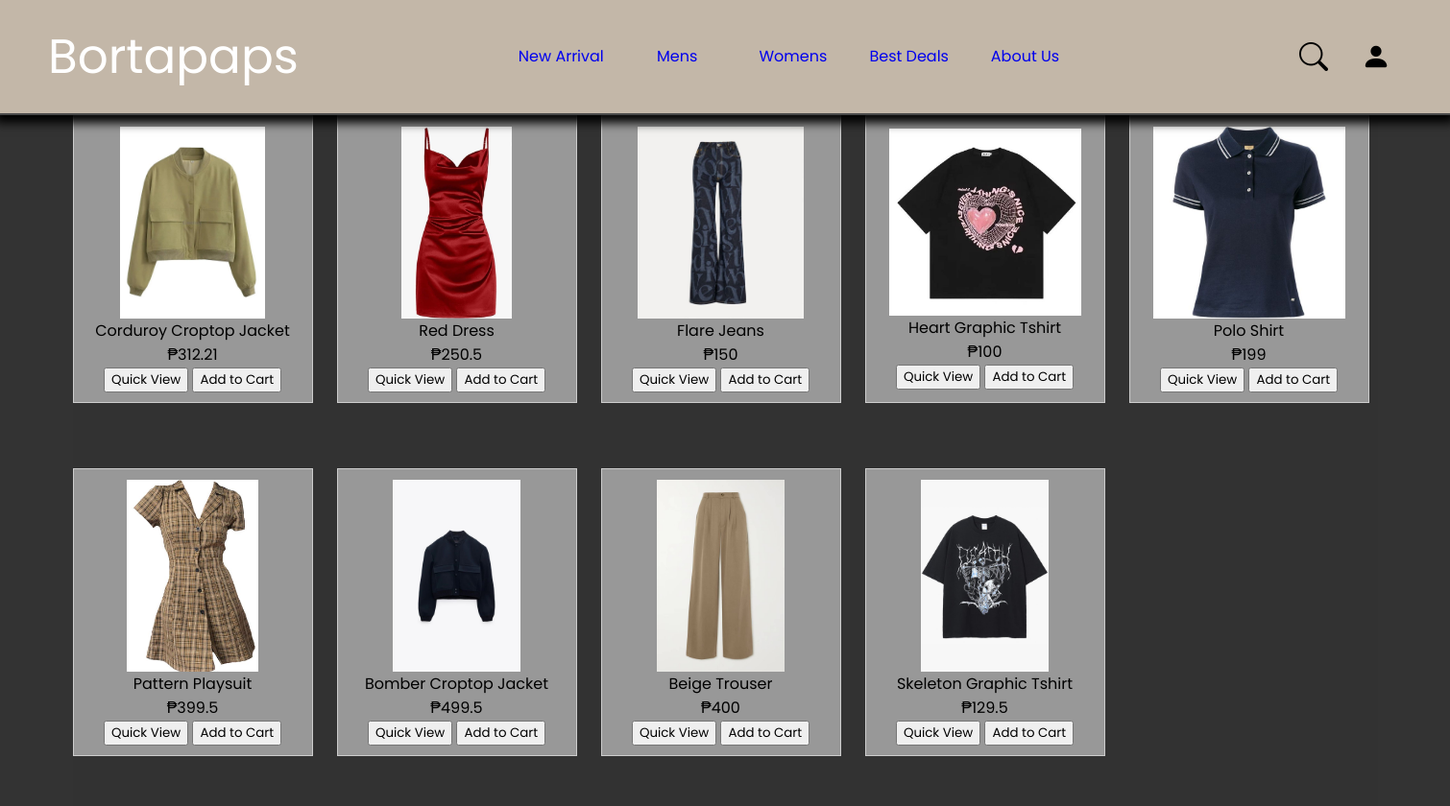
The app's page /testBortapaps/items/items.php?category=Womens with its own data.
### tables this page shows
CREATE TABLE `products` (
  `id` int(11) NOT NULL,
  `name` varchar(255) NOT NULL,
  `description` text NOT NULL,
  `price` double NOT NULL,
  `category` varchar(255) DEFAULT NULL,
  `path` varchar(255) NOT NULL
);

### testBortapaps/items/item-maker.php (the view, shortened to what this page needs)
<div class="items-container">
            <?php
                if(isset($_GET['category'])){
                    $category = $_GET['category'];
                    if($category == "New Arrival"){
                        $sql = "SELECT * FROM `products` ORDER BY `products`.`id` DESC LIMIT 10";
                        $result = mysqli_query($conn, $sql);
                        while($row = mysqli_fetch_assoc($result)){
                        ?>
                        <form method="post" id="item-form" name="item-form">
                            <div class="item-box">
                                <input type="hidden" id="pid" name="pid" value="<?=$row['id']?>">
                                <img src="../Products/<?= $row['path'] ?>" width="200px" height="200px" style="object-fit:contain;" alt="This is an item image">
                                <div class="item-details">
                                    <span><?= $row['name']?></span>
                                    <span>₱<?=$row['price']?></span>
                                </div>
                                <div class="item-options">
                                    <input type="button" value="Quick View" id="quick-view">
                                    <input type="submit" value="Add to Cart" id="to-cart" name="to-cart">
                                </div>
                            </div>
                        </form>
        <?php
                }
            }
            else{
                        $sql = "SELECT * FROM products WHERE category = '$category'";
                        $result = mysqli_query($conn, $sql);
                        if(mysqli_num_rows($result) > 0){
                            while($row = mysqli_fetch_assoc($result)){
            ?>
                        <form method="post" id="item-form" name="item-form">
                            <div class="item-box">
                                <img src="../Products/<?= $row['path'] ?>" width="200px" height="200px" style="object-fit:contain;" alt="This is an item image">
                                <div class="item-details">
                                    <span><?= $row['name']?></span>
                                    <span>₱<?=$row['price']?></span>
                                </div>
                                <div class="item-options">
                                    <input type="button" value="Quick View" id="quick-view">
                                    <input type="submit" value="Add to Cart" id="to-cart" name="to-cart">
                                </div>
                            </div>
                        </form>
            <?php
                        }
                    }
                }
            }
            ?>
</div>

### testBortapaps/css/main-style.css (style rules this page uses)
* { box-sizing: border-box; margin: 0px; font-family: "Poppins", sans-serif; font-optical-sizing: auto; font-style: normal; }
body { background-color: #333; overflow-x: hidden; display: flex; flex-direction: column; }
.items-container { height: 90vh; width: 90vw; background-color: rgba(50, 50, 50, 0.792);; display: grid; grid-template-columns: repeat(5, 1fr); gap: 16px; }
.items-container .item-box { padding: 15px; background-color: #cccccca9; border: 1px solid #ccc; display: flex; flex-direction: column; justify-content: center; align-items: center; width: 250px; height: 300px; }
.item-box .item-details { width: 100%; height: 100px; display: flex; flex-direction: column; justify-content: center; align-items: center; }

### records on screen
products: path (picture), name "Corduroy Croptop Jacket", price "312.21"
products: path (picture), name "Red Dress", price "250.5"
products: path (picture), name "Flare Jeans", price "150"
products: path (picture), name "Heart Graphic Tshirt", price "100"
products: path (picture), name "Polo Shirt", price "199"
products: path (picture), name "Pattern Playsuit", price "399.5"
products: path (picture), name "Bomber Croptop Jacket", price "499.5"
products: path (picture), name "Beige Trouser", price "400"
products: path (picture), name "Skeleton Graphic Tshirt", price "129.5"
